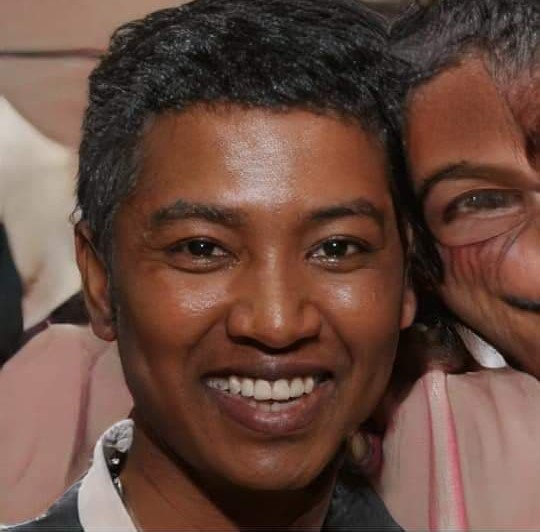
#> input picture Semester II/Computervisie/labo/labo1/img/huh.jpg, 540 x 532 px
$ python labo1.py img/huh.jpg
#> lines starting #> are read from the running program, lines starting #| are printed output that depends on the picture; after the words box and inside, x2 and y2 are one past the last pixel; in counts of white or black regions, pixels touching at a corner belong together
import cv2
import sys
import os.path

try:
    filePath = sys.argv[1]
except IndexError:
    print("One parameter required: the path of an image.")
    exit(1)

if (not os.path.isfile(filePath)):
    print("'" + filePath + "' is not an existing file.")
    exit(2)

path, extension = filePath.split(".") # seperate path and extension:  [/path/to/file].[extension]
cv2.namedWindow(path)

# DEFAULT
defaultImage = cv2.imread(filePath)
#> defaultImage is the input picture: shape (532, 540, 3); mean B, G, R 62.6, 73.7, 103.9
cv2.imshow(path, defaultImage)
cv2.waitKey()

# GRAYSCALE
print("Converting to grayscale")
grayScaleImage = cv2.cvtColor(defaultImage, cv2.COLOR_BGR2GRAY);
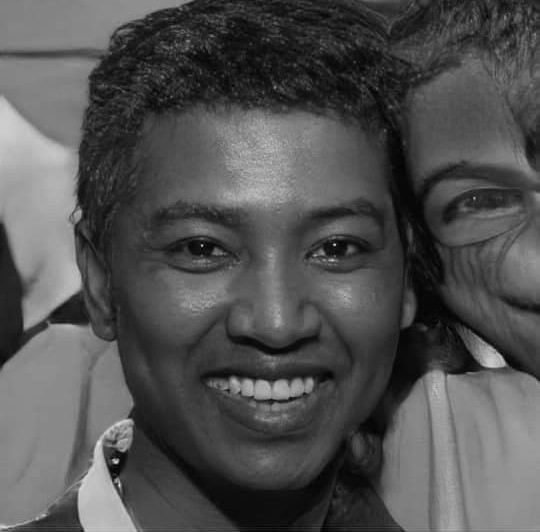
#> grayScaleImage: shape (532, 540); min 1, max 227, mean 81.5
cv2.imshow(path, grayScaleImage)
cv2.waitKey()

# THRESHOLD
print("Thresholding the grayscale image at 50% of the maximum intensity")
ret, thresholdImage = cv2.threshold(grayScaleImage, 127, 255, cv2.THRESH_BINARY)
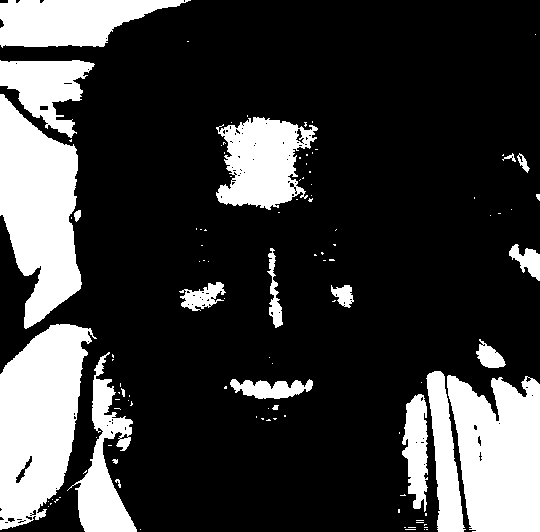
#> thresholdImage: shape (532, 540); 23.4% white; 110 white regions (87 under 20 px), largest, box (x1, y1, x2, y2) and area: (0, 324, 97, 530) 12919, (0, 94, 82, 329) 12236, (447, 375, 540, 532) 11633
cv2.imshow(path, thresholdImage)
cv2.waitKey()

# WRITING
print("Saving grayscale and threshold images")
cv2.imwrite(path + "GRAYSCALE." + extension, grayScaleImage)
cv2.imwrite(path + "THRESHOLD." + extension, thresholdImage)
